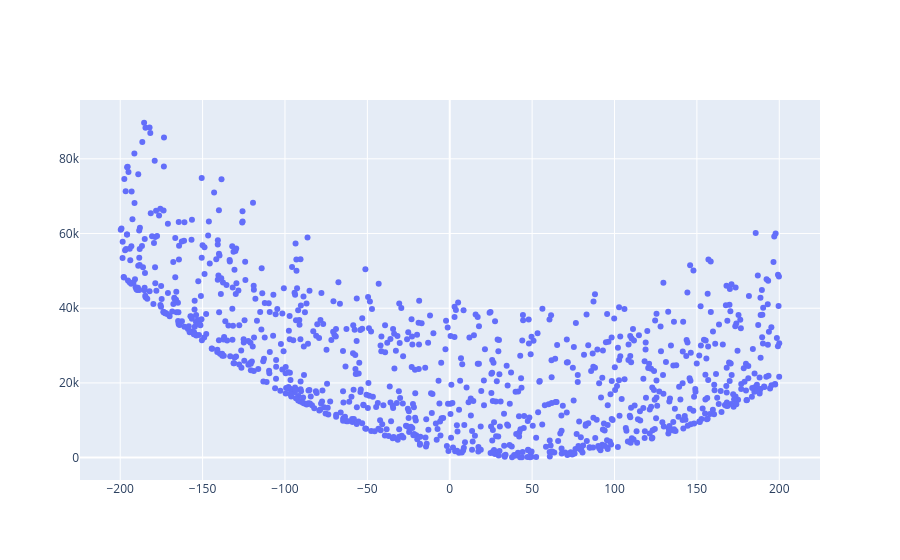

The code cell stored with this chart in its notebook:
### Code cell
fig = go.Figure()

fig.add_trace(go.Scatter(x=beta_1s, y=losses, mode="markers", name="Data Points"))

### Figure 1 — Plotly figure (JSON) as saved in the notebook; plotly's stock layout.template omitted (floating-point values rounded to 4 significant figures; data arrays with more than 128 entries replaced by an {"elided": "..."} marker saying what was removed)
{"data": [{"mode": "markers", "name": "Data Points", "type": "scatter", "x": {"elided": "1000 float values"}, "y": {"elided": "1000 float values"}}], "layout": {"autosize": true, "xaxis": {"autorange": true, "range": [-223.9, 224.2], "type": "linear"}, "yaxis": {"autorange": true, "range": [-7293.0, 97050.0], "type": "linear"}}}
